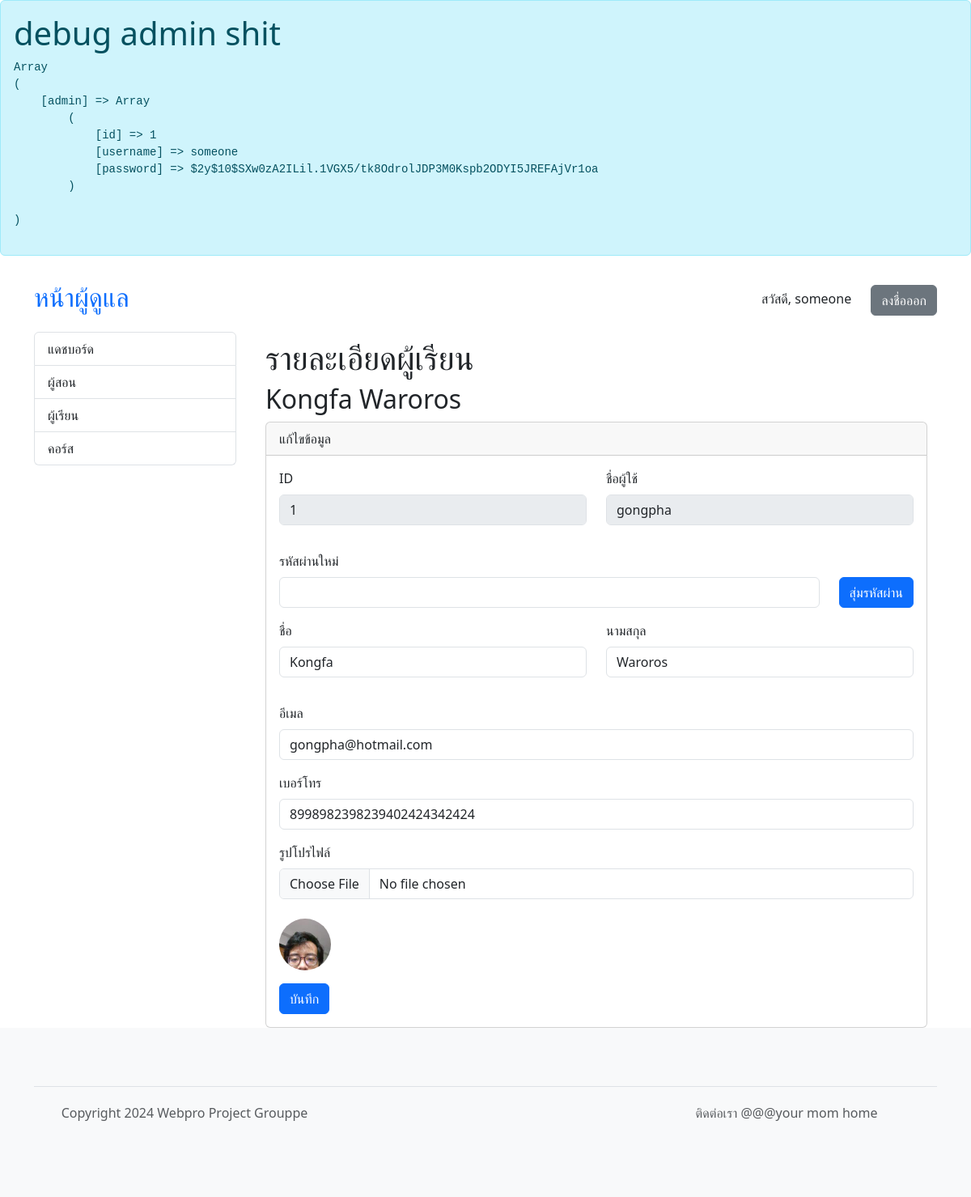
/admin/student.php?id=1 (signed in), run on an earlier commit of the app's database.
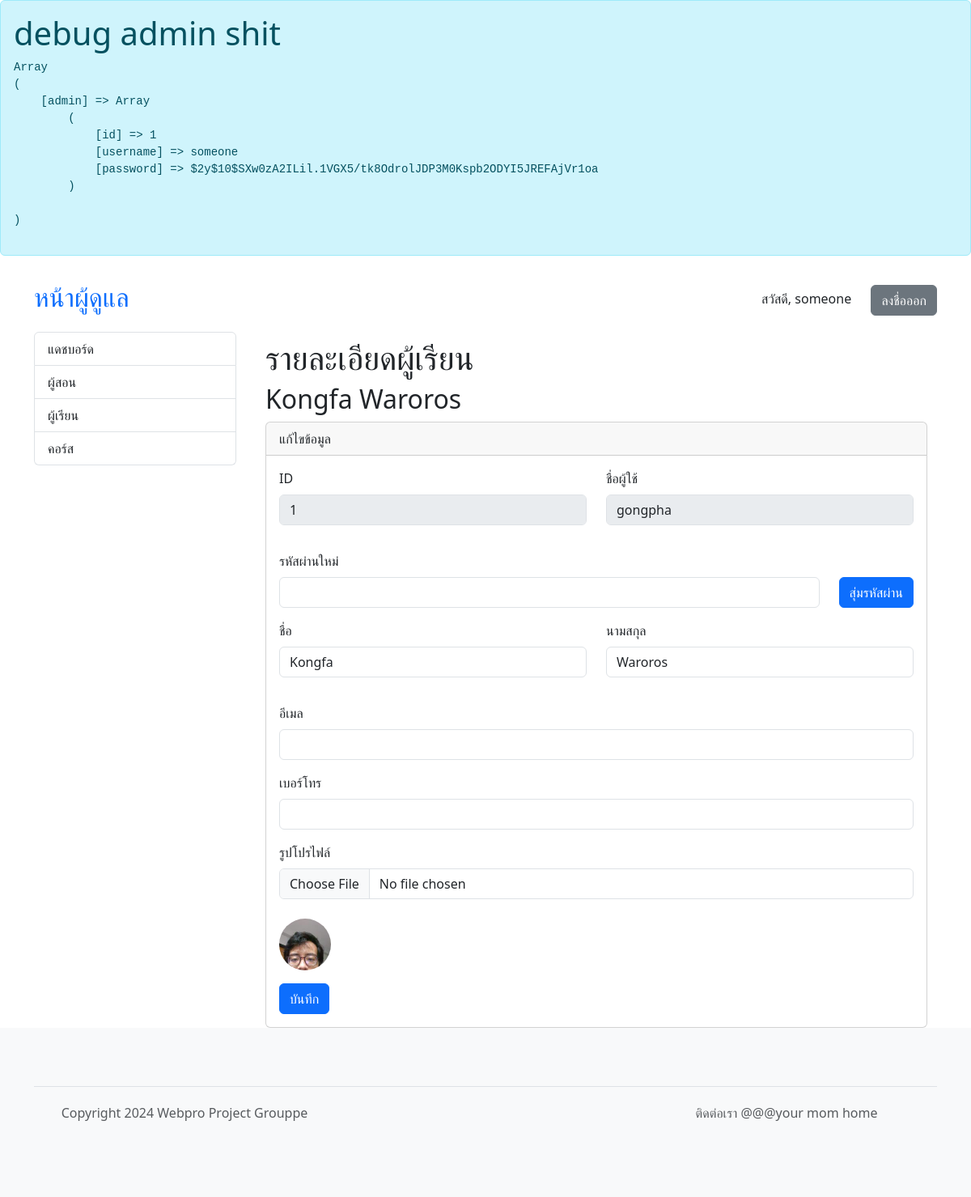
And on a later commit of the database.
### tables this page shows
CREATE TABLE "students" (
	"id"	INTEGER,
	"username"	VARCHAR(32) NOT NULL,
	"first_name"	VARCHAR(64) NOT NULL,
	"last_name"	VARCHAR(64) NOT NULL,
	"profile_pic_hash"	CHARACTER(32),
	"password"	CHARACTER(72) NOT NULL,
	"email"	VARCHAR(64) NOT NULL,
	"phone"	VARCHAR(16),
	"created_date"	DATETIME,
	PRIMARY KEY("id" AUTOINCREMENT)
);

### core.php (called while the page is built, shortened)
<?php
require 'shopping.php';
require 'common.php';
	class App extends SQLite3 {
			?>
				</form><?php
		function admin_is_logged_in() {
			return isset($_SESSION["admin"]);
		}
		function get_object($id, $table) {
			$sql = "SELECT *, first_name || ' ' || last_name AS name FROM $table WHERE id = \"" . $id . "\"";
			$ret = $this->query($sql);
			$row = $ret->fetchArray(SQLITE3_ASSOC);
			$row = prepare_other_data($row, '../');
			return $row;
		}
	}
?>

### common.php (called while the page is built, shortened)
<?php
function prepare_other_data($row, $prefix = "") {
	if (isset($row['profile_pic_hash'])) {
		if ($row['profile_pic_hash'] != "") {
			$row['pfplink'] = $prefix . "avatars/" . $row['profile_pic_hash'] . '.jpg';
			return $row;
		}
	}
	$row['pfplink'] = get_pfplink_from_seed('saltPROJECTGROUPPE' . md5($row['username']));
	return $row;
}
?>

### admin/si_edit.php (the view, shortened to what this page needs)
<?php
$object = null;
if (isset($_GET['id']))
	$object = $db->get_object($_GET['id'], $table);
if ($object != null) {
	$head = $head_1;
	$subhead = "<h2>{$object['name']}</h2>";
	$cardhead = "แก้ไขข้อมูล";
	$required = "";
	$lock = "disabled";
}
?>
<div class="container">
	<h1><?php echo $head ?></h1>
	<?php
		echo $subhead;
	?>
	<div class="card">
		<div class="card-header">
			<?php echo $cardhead ?>
		</div>
		<div class="card-body">
			<form action="<?php echo $logicpage; ?>" method="post" enctype="multipart/form-data">
				<div class="mb-3 row">
					<div class="col mb-3">
						<?php if ($object['id'] != 0) { ?>
						<label for="username" class="form-label <?php echo $required ?>">ID</label>
						<input type="text" class="form-control" id="id" name="id" value="<?php echo $object['id'] ?>" disabled>
						<?php } ?>
					</div>
					<div class="<?php if ($object['id'] != 0) { echo "col"; } else { echo ""; } ?> mb-3">
						<label for="username" class="form-label <?php echo $required ?>">ชื่อผู้ใช้</label>
						<input type="text" class="form-control" id="username" name="username" value="<?php echo $object['username'] ?>" <?php echo $lock ?> >
					</div>
				</div>
				<div class="mb-3">
					<label for="password" class="form-label <?php echo $required ?>">รหัสผ่าน<?php echo $object['id'] == 0 ? "" : "ใหม่"; ?></label>
					<div class="mb-3 row">
						<div class="col">
							<input class="form-control" id="password-input" name="password">
						</div>
						<div class="col-auto">
							<button type="button" onclick="passwordgen()" class="btn btn-primary">สุ่มรหัสผ่าน</button>
						</div>
					</div>
				</div>
				<div class="mb-3 row">
					<div class="col mb-3">
						<label for="first_name" class="form-label <?php echo $required ?>">ชื่อ</label>
						<input type="text" class="form-control" id="first_name" name="first_name" value="<?php echo $object['first_name'] ?>">
					</div>
					<div class="col mb-3">
						<label for="last_name" class="form-label <?php echo $required ?>">นามสกุล</label>
						<input type="text" class="form-control" id="last_name" name="last_name" value="<?php echo $object['last_name'] ?>">
					</div>
				</div>
				<div class="mb-3">
					<label for="email" class="form-label <?php echo $required ?>">อีเมล</label>
					<input type="email" class="form-control" id="email" name="email" value="<?php echo $object['email'] ?>">
				</div>
				<div class="mb-3">
					<label for="phone" class="form-label <?php echo $required ?>">เบอร์โทร</label>
					<input type="text" class="form-control" id="phone" name="phone" value="<?php echo $object['phone'] ?>">
				</div>
				<div class="mb-3">
					<label for="pfplink" class="form-label">รูปโปรไฟล์</label>
					<input type="file" class="form-control mb-4" id="pfpFile" name="pfpfile" accept="image/jpeg">
					<?php if ($object['id'] != 0) { ?>
					<img src="<?php echo $object['pfplink'] ?>" alt="avatar" width="64" height="64" class="rounded-circle me-4">
					<?php } else { ?>
					<input type="hidden" name="new">
					<?php } ?>
				</div>
				<button type="submit" class="btn btn-primary">บันทึก</button>
			</form>
		</div>
	</div>
</div>
<?php
require 'template_footer.php';
?>

### admin/student.php (shortened to what this page needs)
<?php
require 'template_init.php';
$table = "students";
$logicpage = "student.php";
$head_1 = "<h1>รายละเอียดผู้เรียน</h1>";
require 'template_header.php';
require 'si_edit.php';
?>

### admin/template_header.php (shortened to what this page needs)
<?php
	$menu = array(
		"index" => 'แดชบอร์ด',
		"instructors" => 'ผู้สอน',
		"students" => 'ผู้เรียน',
		"courses" => 'คอร์ส'
	);
		?>
<!DOCTYPE html>
<html lang="en">
<head>
	<link href="https://cdn.jsdelivr.net/npm/bootstrap@5.3.3/dist/css/bootstrap.min.css" rel="stylesheet">
	<link rel="stylesheet" href="https://cdn.jsdelivr.net/npm/bootstrap-icons@1.11.3/font/bootstrap-icons.min.css">
</head>
<body>
	<div class="alert alert-info">
		<h1>debug admin shit</h1>
		<pre><?php print_r($_SESSION); ?></pre>
	</div>
	<?php if ($db->admin_is_logged_in()) { ?>
	<header class="p-3">
		<div class="container">
			<div class="d-flex flex-wrap align-items-center justify-content-center justify-content-lg-start">
				<a href="index.php" class="d-flex align-items-center mb-2 mb-lg-0 text-decoration-none mb-md-0 me-lg-auto">
					<h2>หน้าผู้ดูแล</h2>
				</a>
				<div class="auth-section">
					<span style="margin-right: 20px">สวัสดี, <?php echo $_SESSION['admin']['username'] ?></span>
					<a href="signout.php" class="btn btn-secondary">ลงชื่อออก</a>
				</div>
			</div>
		</div>
	</header>
		<?php
	}
		?>
<?php if ($db->admin_is_logged_in()) { ?>
<div class="container">
	<div class="d-flex gap-4">
		<div class="list-group" style="min-width: 250px;">
			<?php
			foreach ($menu as $key => $value) {
				$active = ($key . '.php' == basename($_SERVER["PHP_SELF"])) ? "active" : "";
				echo "<a href=\"$key.php\" class=\"list-group-item list-group-item-action $active\">$value</a>";
			}
			?>
		</div>
<?php } ?>

### admin/template_footer.php
<?php if ($db->admin_is_logged_in()) { ?>
</div>
</div>
<?php } ?>
<footer class="py-5 text-center text-body-secondary bg-body-tertiary">
	<div class="container">
	<footer class="d-flex flex-wrap justify-content-between align-items-center py-3 my-4 border-top">
	<p class="col-md-4 mb-0 text-body-secondary">Copyright 2024 Webpro Project Grouppe</p>
	<a href="/" class="col-md-4 d-flex align-items-center justify-content-center mb-3 mb-md-0 me-md-auto link-body-emphasis text-decoration-none">
		<svg class="bi me-2" width="40" height="32"><use xlink:href="#bootstrap"></use></svg>
	</a>
	<p class="col-md-4 mb-0 text-body-secondary">ติดต่อเรา
	@@@your mom home</p>
	</footer>
</body>
</html>

What changed in the data, as far as the page shows it:
changed students "gongpha": email "gongpha@hotmail.com" → (not shown); phone "8998982398239402424342424" → (not shown)
